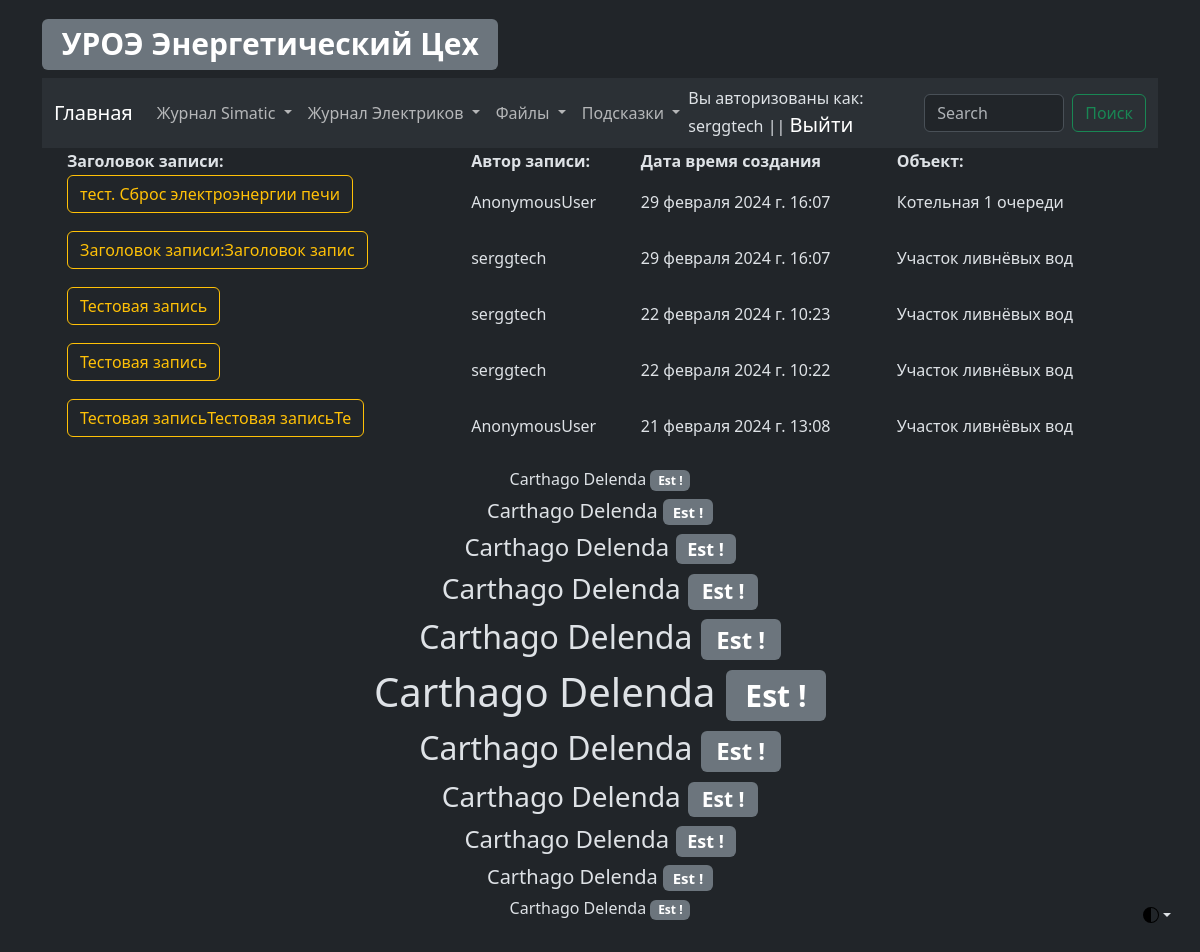
The page /as/as_log_view (signed in) on the database its author committed.
### as/models.py (models this page shows, shortened)
class ASLog(models.Model):
    record_text_title = models.CharField(
        verbose_name="Заголовок записи", max_length=100
    )
    record_text_full = models.TextField(verbose_name="Текст записи", max_length=9999)
    record_author = models.CharField(verbose_name="Автор записи", max_length=100)
    record_change_location_plc = models.BooleanField(
        verbose_name="Изменение в PLC", default=False
    )
    record_change_location_hmi = models.BooleanField(
        verbose_name="Изменение в HMI", default=False
    )
    record_data_create = models.DateTimeField(
        verbose_name="Дата создания записи", auto_now=True
    )
    record_object = models.ForeignKey(
        EncObject,
        related_name="as_log_object",
        on_delete=models.CASCADE,
        blank=True,
        verbose_name="Объект",
    )
    record_electrical_room = models.ForeignKey(
        EncElectricalRoom,
        related_name="as_log_electrical_room",
        on_delete=models.CASCADE,
        blank=True,
        verbose_name="Электропомещение",
    )
    record_project = models.ForeignKey(
        EncProject,
        related_name="as_log_project",
        on_delete=models.CASCADE,
        blank=True,
        verbose_name="Проект",
    )
    record_mechanism = models.ForeignKey(
        EncMechanism,
        related_name="as_log_mechanism",
        on_delete=models.CASCADE,
        blank=True,
        verbose_name="Механизм",
    )
    class Meta:
        verbose_name = "Запись Simatic"
        verbose_name_plural = "Записи Simatic"

### Enc_object/models.py (models this page shows, shortened)
class EncObject(models.Model):
    title = models.CharField(verbose_name="Объект", max_length=100)
    title_description = models.CharField(
        verbose_name="Описание объекта", max_length=100
    )
    slug = models.SlugField(max_length=50, unique=True)
    def __str__(self):
        return f"{self.title}"
    class Meta:
        verbose_name = "Объект"
        verbose_name_plural = "Объекты"

### as/views.py (the view)
# urls.py: path("as_log_view", as_log_view, name="as_log_view"),
def as_log_view(request):
    all_automation_log = ASLog.objects.order_by("-id")[:10]
    return render(
        request,
        template_name="as/log/log_view.html",
        context={
            "title": "Просмотр журнала",
            "all_automation_log": all_automation_log,
        },
    )

### as/templates/as/log/log_view.html (shortened to what this page needs)
{% extends 'template_0.html' %}
{% block automation_log_view %}
<div class="container">
    <table align="center" width="100%">
        <tr>
            <th>Заголовок записи:</th>
            <th>Автор записи:</th>
            <th>Дата время создания</th>
            <th>Объект:</th>
        </tr>
        {% for record in all_automation_log %}
        <tr id="{{ record.id }}">
            <td>
                <p class="d-inline-flex gap-1">
                    <a aria-controls="collapseExample{{ record.id }}" aria-expanded="false"
                       class="btn btn-outline-warning"
                       data-bs-toggle="collapse" href="#collapseExample{{ record.id }}" role="button">
                        {{ record.record_text_title | safe | slice:32 }}
                    </a>
                </p>
            </td>
            <td>{{ record.record_author }}</td>
            <td>{{ record.record_data_create }}</td>
            <td>{{ record.record_object }}</td>
        </tr>
        {% endfor %}
    </table>
</div>
{% endblock %}

### templates/template_0.html (shortened to what this page needs)
{% load static %}
<!DOCTYPE html>
<html data-bs-theme="dark" lang="en">
<head>
    <link href=" {% static 'css/bootstrap.min.css' %}" rel="stylesheet">
</head>
<body class="p-3 m-0 border-0 bd-example m-0 border-0">
<div class="dropdown position-fixed bottom-0 end-0 mb-3 me-3 bd-mode-toggle">
    <button aria-expanded="false"
            aria-label="Toggle theme (auto)"
            class="btn btn-bd-primary py-2 dropdown-toggle d-flex align-items-center"
            data-bs-toggle="dropdown"
            id="bd-theme"
            type="button">
        <svg class="bi my-1 theme-icon-active" height="1em" width="1em">
            <use href="#circle-half"></use>
        </svg>
    </button>
</div>
<main class="container">
    <a href="{% url 'main_page' %}"><h1><span class="badge bg-secondary">УРОЭ Энергетический Цех</span></h1></a>
    <nav class="navbar navbar-expand-lg bg-body-tertiary">
        <div class="container-fluid">
            <a class="navbar-brand" href="{% url 'main_page' %}">Главная</a>
            <div class="collapse navbar-collapse" id="navbarSupportedContent">
                <ul class="navbar-nav me-auto mb-2 mb-lg-0">
                    <li class="nav-item dropdown">
                        <a aria-expanded="false" class="nav-link dropdown-toggle" data-bs-toggle="dropdown" href="#"
                           role="button">
                            Журнал Simatic
                        </a>
                    </li>
                    <li class="nav-item dropdown">
                        <a aria-expanded="false" class="nav-link dropdown-toggle" data-bs-toggle="dropdown" href="#"
                           role="button">
                            Журнал Электриков
                        </a>
                    </li>
                    <li class="nav-item dropdown">
                        <a aria-expanded="false" class="nav-link dropdown-toggle" data-bs-toggle="dropdown" href="#"
                           role="button">
                            Файлы
                        </a>
                    </li>
                    <li class="nav-item dropdown">
                        <a aria-expanded="false" class="nav-link dropdown-toggle" data-bs-toggle="dropdown" href="#"
                           role="button">
                            Подсказки
                        </a>
                    </li>
                </ul>
                <div>
                    {% if request.user.is_authenticated %}
                    <div>
                        Вы авторизованы как: {{ request.user }} || <a class="navbar-brand" href="{% url 'logout' %}">Выйти</a>
                    </div>
                    {% else %}
                    <div>
                        Вы авторизованы как: Гость || <a class="navbar-brand" href="{% url 'login' %}">Войти</a>
                    </div>
                    {% endif %}
                </div>
                <form action="{% url 'as_search_results' %}" class="d-flex" method="get" role="search">
                    <input aria-label="Search" class="form-control me-2" name="search" placeholder="Search"
                           type="search">
                    <button class="btn btn-outline-success" type="submit">Поиск</button>
                </form>
            </div>
        </div>
    </nav>
    <div class="container">
        {% block automation_log_view %} {% endblock %}
        <div align="center" data-width="100%">
            <p>
            <h6>Carthago Delenda <span class="badge bg-secondary">Est !</span></h6>
            <h5>Carthago Delenda <span class="badge bg-secondary">Est !</span></h5>
            <h4>Carthago Delenda <span class="badge bg-secondary">Est !</span></h4>
            <h3>Carthago Delenda <span class="badge bg-secondary">Est !</span></h3>
            <h2>Carthago Delenda <span class="badge bg-secondary">Est !</span></h2>
            <h1>Carthago Delenda <span class="badge bg-secondary">Est !</span></h1>
            <h2>Carthago Delenda <span class="badge bg-secondary">Est !</span></h2>
            <h3>Carthago Delenda <span class="badge bg-secondary">Est !</span></h3>
            <h4>Carthago Delenda <span class="badge bg-secondary">Est !</span></h4>
            <h5>Carthago Delenda <span class="badge bg-secondary">Est !</span></h5>
            <h6>Carthago Delenda <span class="badge bg-secondary">Est !</span></h6>
            </p>
        </div>
    </div>
</main>
</body>
</html>

### rows shown on the page
ASLog: record_text_title "тест. Сброс электроэнергии печи", record_author "AnonymousUser", record_data_create "29 февраля 2024 г. 16:07", record_object "Котельная 1 очереди"
ASLog: record_text_title "Заголовок записи:Заголовок запис", record_author "serggtech", record_data_create "29 февраля 2024 г. 16:07", record_object "Участок ливнёвых вод"
ASLog: record_text_title "Тестовая запись", record_author "serggtech", record_data_create "22 февраля 2024 г. 10:23", record_object "Участок ливнёвых вод"
ASLog: record_text_title "Тестовая запись", record_author "serggtech", record_data_create "22 февраля 2024 г. 10:22", record_object "Участок ливнёвых вод"
ASLog: record_text_title "Тестовая записьТестовая записьТе", record_author "AnonymousUser", record_data_create "21 февраля 2024 г. 13:08", record_object "Участок ливнёвых вод"

### other values the page prints
{{ request.user }} "serggtech"
